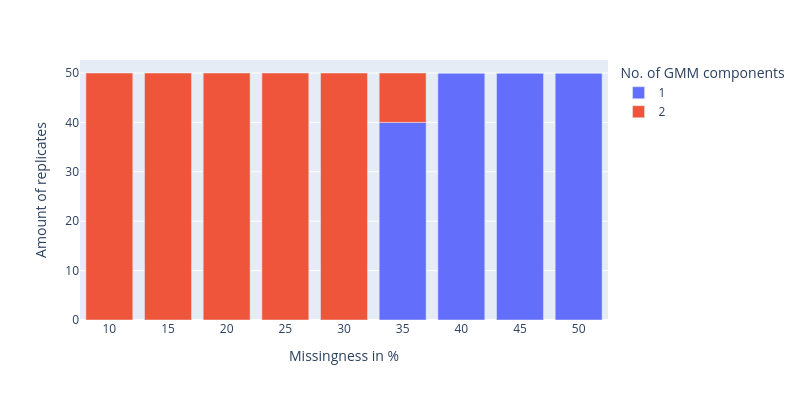

Source (notebook cell):
### Code cell
fig = px.bar(
    counts,
    x="Missingness",
    y="Amount of replicates",
    color="No. of GMM components"
)

fig.update_layout(width=800, height=400)
fig.update_xaxes(tickmode='array', tickvals=counts["Missingness"], title="Missingness in %")
fig.show()

### Figure 1 — Plotly figure (JSON) as saved in the notebook; plotly's stock layout.template omitted (floating-point values rounded to 4 significant figures)
{"data": [{"hovertemplate": "No. of GMM components=1<br>Missingness=%{x}<br>Amount of replicates=%{y}<extra></extra>", "legendgroup": "1", "marker": {"color": "#636efa", "pattern": {"shape": ""}}, "name": "1", "orientation": "v", "showlegend": true, "textposition": "auto", "type": "bar", "x": [10.0, 15.0, 20.0, 25.0, 30.0, 35.0, 40.0, 45.0, 50.0], "xaxis": "x", "y": [0.0, 0.0, 0.0, 0.0, 0.0, 40.0, 50.0, 50.0, 50.0], "yaxis": "y"}, {"hovertemplate": "No. of GMM components=2<br>Missingness=%{x}<br>Amount of replicates=%{y}<extra></extra>", "legendgroup": "2", "marker": {"color": "#EF553B", "pattern": {"shape": ""}}, "name": "2", "orientation": "v", "showlegend": true, "textposition": "auto", "type": "bar", "x": [10.0, 15.0, 20.0, 25.0, 30.0, 35.0, 40.0, 45.0, 50.0], "xaxis": "x", "y": [50.0, 50.0, 50.0, 50.0, 50.0, 10.0, 0.0, 0.0, 0.0], "yaxis": "y"}], "layout": {"barmode": "relative", "height": 400, "legend": {"title": {"text": "No. of GMM components"}, "tracegroupgap": 0}, "margin": {"t": 60}, "width": 800, "xaxis": {"anchor": "y", "domain": [0, 1], "tickmode": "array", "tickvals": [10.0, 15.0, 20.0, 25.0, 30.0, 35.0, 40.0, 45.0, 50.0, 10.0, 15.0, 20.0, 25.0, 30.0, 35.0, 40.0, 45.0, 50.0], "title": {"text": "Missingness in %"}}, "yaxis": {"anchor": "x", "domain": [0, 1], "title": {"text": "Amount of replicates"}}}}
